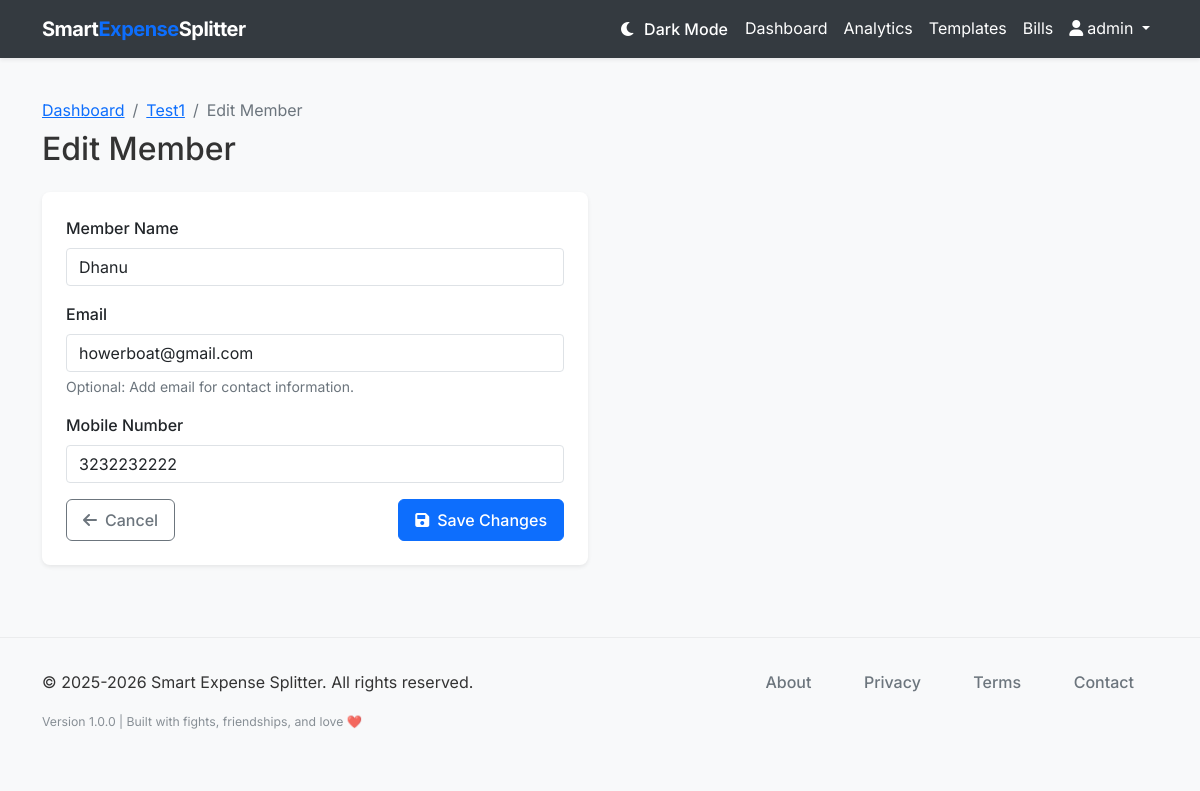
The page /member/1/edit (signed in) on the database its author committed.
### models.py (models this page shows, shortened)
class User(db.Model, UserMixin):
    __tablename__ = 'users'
    id = db.Column(db.Integer, primary_key=True)
    username = db.Column(db.String(64), unique=True, nullable=False)
    email = db.Column(db.String(120), unique=True, nullable=False)
    password_hash = db.Column(db.String(128), nullable=False)
    created_at = db.Column(db.DateTime, default=datetime.utcnow)
    groups = db.relationship('Group', back_populates='user', cascade='all, delete-orphan')
    bill_templates = db.relationship('BillTemplate', back_populates='user', cascade='all, delete-orphan')

class Group(db.Model):
    __tablename__ = 'groups'
    id = db.Column(db.Integer, primary_key=True)
    name = db.Column(db.String(100), nullable=False)
    description = db.Column(db.String(255))
    created_at = db.Column(db.DateTime, default=datetime.utcnow)
    user_id = db.Column(db.Integer, db.ForeignKey('users.id'), nullable=False)
    user = db.relationship('User', back_populates='groups')
    members = db.relationship('Member', back_populates='group', cascade='all, delete-orphan')
    bills = db.relationship('Bill', back_populates='group', cascade='all, delete-orphan')

class Member(db.Model):
    __tablename__ = 'members'
    id = db.Column(db.Integer, primary_key=True)
    name = db.Column(db.String(100), nullable=False)
    email = db.Column(db.String(120))
    mobile_number = db.Column(db.String(20), nullable=False)
    group_id = db.Column(db.Integer, db.ForeignKey('groups.id'), nullable=False)
    created_at = db.Column(db.DateTime, default=datetime.utcnow)
    group = db.relationship('Group', back_populates='members')
    paid_products = db.relationship('Product', back_populates='payer')
    products_involved = db.relationship('ProductMember', back_populates='member', cascade='all, delete-orphan')

### routes.py (the view, shortened to what this page needs)
@app.route('/member/<int:member_id>/edit', methods=['GET', 'POST'])
@login_required
def edit_member(member_id):
    member = Member.query.get_or_404(member_id)
    if member.group.user_id != current_user.id:
        flash('You do not have permission to edit this member.', 'danger')
        return redirect(url_for('dashboard'))
    form = MemberForm(obj=member)
    return render_template('edit_member.html', title='Edit Member', form=form, member=member)

### forms.py
class MemberForm(FlaskForm):
    name = StringField('Member Name', validators=[DataRequired(), Length(max=100)])
    email = StringField('Email', validators=[Optional(), Email()])
    mobile_number = StringField('Mobile Number', validators=[DataRequired(), Length(max=20),
                                Regexp(r'^\+?[0-9\s\(\)\-\.]{10,20}$', message='Please enter a valid phone number format')])
    submit = SubmitField('Add Member')

### smart_expense_splitter.py (called while the page is built)
@login_manager.user_loader
def load_user(user_id):
    from models import User
    return User.query.get(int(user_id))

### templates/edit_member.html (shortened to what this page needs)
{% extends "layout.html" %}
{% block content %}
<div class="d-flex justify-content-between align-items-center mb-4">
    <div>
        <nav aria-label="breadcrumb">
            <ol class="breadcrumb mb-0">
                <li class="breadcrumb-item"><a href="{{ url_for('dashboard') }}">Dashboard</a></li>
                <li class="breadcrumb-item"><a href="{{ url_for('group_detail', group_id=member.group.id) }}">{{ member.group.name }}</a></li>
                <li class="breadcrumb-item active">Edit Member</li>
            </ol>
        </nav>
        <h1 class="h2 mt-2 mb-0">Edit Member</h1>
    </div>
</div>
<div class="row">
    <div class="col-md-8 col-lg-6">
        <div class="card border-0 shadow-sm">
            <div class="card-body p-4">
                <form method="POST" action="{{ url_for('edit_member', member_id=member.id) }}">
                    <div class="mb-3">
                        {{ form.name.label(class="form-label") }}
                        {{ form.name(class="form-control" + (" is-invalid" if form.name.errors else "")) }}
                    </div>
                    <div class="mb-3">
                        {{ form.email.label(class="form-label") }}
                        {{ form.email(class="form-control" + (" is-invalid" if form.email.errors else ""), type="email") }}
                        <div class="form-text">Optional: Add email for contact information.</div>
                    </div>
                    <div class="mb-3">
                        {{ form.mobile_number.label(class="form-label") }}
                        {{ form.mobile_number(class="form-control" + (" is-invalid" if form.mobile_number.errors else ""), type="tel", placeholder="e.g. +1 (555) 123-4567") }}
                    </div>
                    <div class="d-flex justify-content-between">
                        <a href="{{ url_for('group_detail', group_id=member.group.id) }}" class="btn btn-outline-secondary">
                            <i class="fas fa-arrow-left me-2"></i>Cancel
                        </a>
                        <button type="submit" class="btn btn-primary">
                            <i class="fas fa-save me-2"></i>Save Changes
                        </button>
                    </div>
                </form>
            </div>
        </div>
    </div>
</div>
{% endblock %}

### templates/layout.html (shortened to what this page needs)
<!DOCTYPE html>
<html lang="en">
<head>
    <link href="https://cdn.jsdelivr.net/npm/bootstrap@5.1.3/dist/css/bootstrap.min.css" rel="stylesheet">
    <link rel="stylesheet" href="https://cdnjs.cloudflare.com/ajax/libs/font-awesome/6.0.0/css/all.min.css">
    <link rel="stylesheet" href="{{ url_for('static', filename='css/style.css') }}">
</head>
<body>
    <nav class="navbar navbar-expand-lg navbar-light bg-white shadow-sm">
        <div class="container">
            <a class="navbar-brand" href="{{ url_for('index') }}">Smart<span>Expense</span>Splitter</a>
            <div class="collapse navbar-collapse" id="navbarNav">
                <ul class="navbar-nav ms-auto">
                    {% if current_user.is_authenticated %}
                    <li class="nav-item">
                        <button class="btn btn-link nav-link" id="darkModeToggle" title="Toggle Dark Mode">
                        </button>
                    </li>
                    <li class="nav-item">
                        <a class="nav-link" href="{{ url_for('dashboard') }}">Dashboard</a>
                    </li>
                    <li class="nav-item">
                        <a class="nav-link" href="{{ url_for('analytics') }}">Analytics</a>
                    </li>
                    <li class="nav-item">
                                <a class="nav-link" href="{{ url_for('bill_templates') }}">Templates</a>
                            </li>
                            <li class="nav-item">
                                 <a class="nav-link" href="{{ url_for('bills') }}">Bills</a>
                             </li>
                    <li class="nav-item dropdown">
                        <a class="nav-link dropdown-toggle" href="#" id="navbarDropdown" role="button" data-bs-toggle="dropdown" aria-expanded="false">
                            <i class="fas fa-user me-1"></i>{{ current_user.username }}
                        </a>
                    </li>
                    {% endif %}
                </ul>
            </div>
        </div>
    </nav>
    <main class="container py-4">
        {% block content %}{% endblock %}
    </main>
    <footer class="footer" role="contentinfo" aria-label="Site footer">
        <div class="container">
            <div class="row">
                <div class="col-md-6" role="region" aria-labelledby="copyright-heading">
                    <p class="mb-0" itemprop="copyrightNotice">&copy; 2025-2026 Smart Expense Splitter. All rights reserved.</p>
                </div>
                <div class="col-md-6 text-md-end" role="region" aria-labelledby="footer-nav-heading">
                    <nav class="footer-links" aria-label="Legal and company information">
                        <ul class="list-inline mb-0" role="list">
                            <li class="list-inline-item" role="listitem">
                                <a href="{{ url_for('about') }}" aria-label="Learn more about Smart Expense Splitter company and mission"
                                   class="text-decoration-none" rel="noopener noreferrer">About</a>
                            </li>
                            <li class="list-inline-item" role="listitem">
                                <a href="{{ url_for('privacy') }}" aria-label="Read our privacy policy and data protection practices"
                                   class="text-decoration-none" rel="noopener noreferrer">Privacy</a>
                            </li>
                            <li class="list-inline-item" role="listitem">
                                <a href="{{ url_for('terms') }}" aria-label="Review our terms of service and usage agreements"
                                   class="text-decoration-none" rel="noopener noreferrer">Terms</a>
                            </li>
                            <li class="list-inline-item" role="listitem">
                                <a href="{{ url_for('contact') }}" aria-label="Contact Smart Expense Splitter support team"
                                   class="text-decoration-none" rel="noopener noreferrer">Contact</a>
                            </li>
                        </ul>
                    </nav>
                </div>
            </div>
            <div class="row mt-3" role="region" aria-labelledby="footer-info-heading">
                <div class="col-12">
                    <div class="footer-info text-center text-md-start" aria-label="Application version and technical information">
                        <small class="text-muted" itemprop="version" aria-label="Application version 1.0.0">
                            Version 1.0.0 | Built with fights, friendships, and love ❤️
                        </small>
                    </div>
                </div>
            </div>
        </div>
    </footer>
</body>
</html>

### static/css/style.css (style rules this page uses)
body { font-family: 'Inter', -apple-system, BlinkMacSystemFont, 'Segoe UI', Roboto, Oxygen, Ubuntu, Cantarell, 'Open Sans', 'Helvetica Neue', sans-serif; color: #333; background-color: #f8f9fa; }
.navbar-brand { font-weight: 700; letter-spacing: -0.5px; }
.navbar-brand span { color: #0d6efd; }
.btn { border-radius: 0.375rem; padding: 0.5rem 1rem; font-weight: 500; }
.btn-primary { background-color: #0d6efd; border-color: #0d6efd; }
.card { border-radius: 0.5rem; overflow: hidden; }
.form-label { font-weight: 500; }
.footer { background-color: #f8f9fa; padding: 2rem 0; margin-top: 3rem; border-top: 1px solid rgba(0, 0, 0, 0.05); }
.footer-links a { color: #6c757d; margin-right: 1.5rem; text-decoration: none; transition: color 0.2s ease-in-out; font-weight: 500; }
.footer-info { font-size: 0.875rem; opacity: 0.8; }
.footer-links ul { margin: 0; padding: 0; }
.footer-links .list-inline-item:not(:last-child) { margin-right: 1.5rem; }

### templates/layout.html (style rules this page uses)
:root { --bg-primary: #ffffff; --bg-secondary: #f8f9fa; --bg-card: #ffffff; --text-primary: #212529; --text-secondary: #6c757d; --border-color: #dee2e6; --navbar-bg: #343a40; --navbar-text: #ffffff; }
body { background-color: var(--bg-primary); color: var(--text-primary); transition: background-color 0.3s ease, color 0.3s ease; }
.navbar { background-color: var(--navbar-bg) !important; }
.navbar-brand, .navbar-nav .nav-link { color: var(--navbar-text) !important; }
.card { background-color: var(--bg-card); border-color: var(--border-color); color: var(--text-primary); }
.form-control, .form-select { background-color: var(--bg-card); border-color: var(--border-color); color: var(--text-primary); }

### rows shown on the page
User: username "admin"
Group: group.name "Test1"
Member: name "Dhanu", email "howerboat@gmail.com", mobile_number "3232232222"
